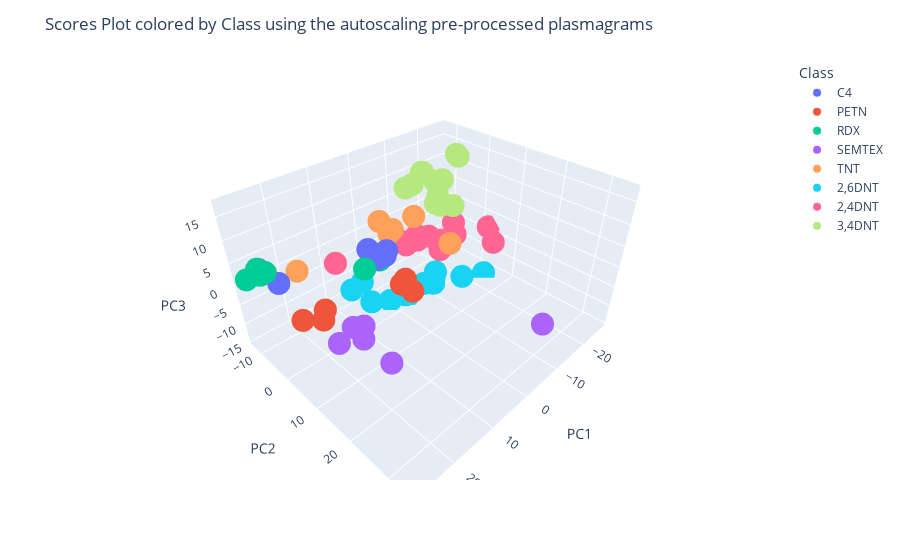

Notebook code cell kept with this figure:
### Code cell
# Plot 3D scores
fig = px.scatter_3d(scores, x='PC1', y='PC2', z='PC3',
                    color='Class', hover_data=['Class'], hover_name=scores.index)
fig.update_layout(
title_text='Scores Plot colored by Class using the autoscaling pre-processed plasmagrams')
fig.show()

### Figure 1 — Plotly figure (JSON) as saved in the notebook; plotly's stock layout.template omitted (floating-point values rounded to 4 significant figures)
{"data": [{"customdata": [["C4"], ["C4"], ["C4"], ["C4"], ["C4"], ["C4"]], "hovertemplate": "<b>%{hovertext}</b><br><br>Class=%{customdata[0]}<br>PC1=%{x}<br>PC2=%{y}<br>PC3=%{z}<extra></extra>", "hovertext": ["C4_7", "C4_8", "C4_9", "C4_10", "C4_11", "C4_12"], "legendgroup": "C4", "marker": {"color": "#636efa", "symbol": "circle"}, "mode": "markers", "name": "C4", "scene": "scene", "showlegend": true, "type": "scatter3d", "x": [24.88, 3.563, 23.0, 0.2111, 1.189, 4.36], "y": [-12.89, -2.537, -9.241, -3.378, -2.755, -4.43], "z": [2.129, -0.6307, -0.3485, -0.4605, -0.9947, 1.244]}, {"customdata": [["PETN"], ["PETN"], ["PETN"], ["PETN"], ["PETN"], ["PETN"]], "hovertemplate": "<b>%{hovertext}</b><br><br>Class=%{customdata[0]}<br>PC1=%{x}<br>PC2=%{y}<br>PC3=%{z}<extra></extra>", "hovertext": ["PETN_10", "PETN_11", "PETN_12", "PETN_13", "PETN_14", "PETN_15"], "legendgroup": "PETN", "marker": {"color": "#EF553B", "symbol": "circle"}, "mode": "markers", "name": "PETN", "scene": "scene", "showlegend": true, "type": "scatter3d", "x": [22.96, 23.32, 4.591, 26.67, 6.229, 5.318], "y": [6.852, 6.368, 7.388, 5.26, 8.022, 10.25], "z": [2.342, -0.04136, -0.2237, 1.243, -0.2622, -1.268]}, {"customdata": [["RDX"], ["RDX"], ["RDX"], ["RDX"], ["RDX"], ["RDX"]], "hovertemplate": "<b>%{hovertext}</b><br><br>Class=%{customdata[0]}<br>PC1=%{x}<br>PC2=%{y}<br>PC3=%{z}<extra></extra>", "hovertext": ["RDX_9", "RDX_10", "RDX_11", "RDX_12", "RDX_13", "RDX_14"], "legendgroup": "RDX", "marker": {"color": "#00cc96", "symbol": "circle"}, "mode": "markers", "name": "RDX", "scene": "scene", "showlegend": true, "type": "scatter3d", "x": [7.347, 2.026, 25.24, 24.19, 24.97, 27.79], "y": [-2.104, -3.679, -12.71, -11.58, -12.37, -12.4], "z": [-1.102, -2.192, 2.471, 1.701, 1.047, 1.386]}, {"customdata": [["SEMTEX"], ["SEMTEX"], ["SEMTEX"], ["SEMTEX"], ["SEMTEX"], ["SEMTEX"]], "hovertemplate": "<b>%{hovertext}</b><br><br>Class=%{customdata[0]}<br>PC1=%{x}<br>PC2=%{y}<br>PC3=%{z}<extra></extra>", "hovertext": ["SEMTEX_10", "SEMTEX_11", "SEMTEX_12", "SEMTEX_13", "SEMTEX_14", "SEMTEX_15"], "legendgroup": "SEMTEX", "marker": {"color": "#ab63fa", "symbol": "circle"}, "mode": "markers", "name": "SEMTEX", "scene": "scene", "showlegend": true, "type": "scatter3d", "x": [21.45, 20.97, 22.88, 25.25, 21.87, -3.951], "y": [12.6, 15.13, 17.43, 13.72, 23.03, 34.07], "z": [0.965, 2.572, 2.372, 0.5179, 0.2144, -0.7182]}, {"customdata": [["TNT"], ["TNT"], ["TNT"], ["TNT"], ["TNT"], ["TNT"]], "hovertemplate": "<b>%{hovertext}</b><br><br>Class=%{customdata[0]}<br>PC1=%{x}<br>PC2=%{y}<br>PC3=%{z}<extra></extra>", "hovertext": ["TNT_8", "TNT_9", "TNT_10", "TNT_11", "TNT_12", "TNT_13"], "legendgroup": "TNT", "marker": {"color": "#FFA15A", "symbol": "circle"}, "mode": "markers", "name": "TNT", "scene": "scene", "showlegend": true, "type": "scatter3d", "x": [-2.941, -2.165, -3.311, 19.3, -12.32, -9.099], "y": [-9.322, -5.183, -5.334, -8.06, 3.598, -4.629], "z": [3.074, 2.124, 2.497, 1.348, -1.101, 3.782]}, {"customdata": [["2,6DNT"], ["2,6DNT"], ["2,6DNT"], ["2,6DNT"], ["2,6DNT"], ["2,6DNT"], ["2,6DNT"], ["2,6DNT"], ["2,6DNT"], ["2,6DNT"], ["2,6DNT"], ["2,6DNT"]], "hovertemplate": "<b>%{hovertext}</b><br><br>Class=%{customdata[0]}<br>PC1=%{x}<br>PC2=%{y}<br>PC3=%{z}<extra></extra>", "hovertext": ["2,6DNT_1", "2,6DNT_2", "2,6DNT_3", "2,6DNT_4", "2,6DNT_5", "2,6DNT_6", "2,6DNT_7", "2,6DNT_8", "2,6DNT_9", "2,6DNT_10", "2,6DNT_11", "2,6DNT_12"], "legendgroup": "2,6DNT", "marker": {"color": "#19d3f3", "symbol": "circle"}, "mode": "markers", "name": "2,6DNT", "scene": "scene", "showlegend": true, "type": "scatter3d", "x": [5.369, -10.81, -3.542, -10.69, 4.424, -16.62, -7.733, 7.833, -2.781, 0.4152, -11.46, -23.96], "y": [-6.195, -0.01011, -1.331, 0.7056, -4.581, 3.77, -0.2437, -6.867, -1.051, -2.842, -0.5113, 4.496], "z": [-7.707, -13.27, -13.87, -9.507, -12.89, -12.27, -11.83, -8.887, -12.91, -13.75, -11.99, -14.51]}, {"customdata": [["2,4DNT"], ["2,4DNT"], ["2,4DNT"], ["2,4DNT"], ["2,4DNT"], ["2,4DNT"], ["2,4DNT"], ["2,4DNT"], ["2,4DNT"], ["2,4DNT"], ["2,4DNT"], ["2,4DNT"]], "hovertemplate": "<b>%{hovertext}</b><br><br>Class=%{customdata[0]}<br>PC1=%{x}<br>PC2=%{y}<br>PC3=%{z}<extra></extra>", "hovertext": ["2,4DNT_1", "2,4DNT_2", "2,4DNT_3", "2,4DNT_4", "2,4DNT_5", "2,4DNT_6", "2,4DNT_7", "2,4DNT_8", "2,4DNT_9", "2,4DNT_10", "2,4DNT_11", "2,4DNT_12"], "legendgroup": "2,4DNT", "marker": {"color": "#FF6692", "symbol": "circle"}, "mode": "markers", "name": "2,4DNT", "scene": "scene", "showlegend": true, "type": "scatter3d", "x": [-18.61, -9.388, -9.513, -14.37, -12.16, -10.79, -7.28, -8.225, 9.969, -18.29, -27.04, -23.79], "y": [-0.6245, -3.889, -4.211, -1.153, -2.981, 2.02, -5.379, -6.975, -8.712, -0.9504, 2.543, 6.859], "z": [-3.253, -2.266, -1.165, -3.262, -1.986, -2.74, -3.277, -3.587, -1.618, -0.08439, -3.365, -4.454]}, {"customdata": [["3,4DNT"], ["3,4DNT"], ["3,4DNT"], ["3,4DNT"], ["3,4DNT"], ["3,4DNT"], ["3,4DNT"], ["3,4DNT"], ["3,4DNT"], ["3,4DNT"], ["3,4DNT"], ["3,4DNT"]], "hovertemplate": "<b>%{hovertext}</b><br><br>Class=%{customdata[0]}<br>PC1=%{x}<br>PC2=%{y}<br>PC3=%{z}<extra></extra>", "hovertext": ["3,4DNT_1", "3,4DNT_2", "3,4DNT_3", "3,4DNT_4", "3,4DNT_5", "3,4DNT_6", "3,4DNT_7", "3,4DNT_8", "3,4DNT_9", "3,4DNT_10", "3,4DNT_11", "3,4DNT_12"], "legendgroup": "3,4DNT", "marker": {"color": "#B6E880", "symbol": "circle"}, "mode": "markers", "name": "3,4DNT", "scene": "scene", "showlegend": true, "type": "scatter3d", "x": [-11.5, -17.02, -8.344, -8.69, -17.29, -10.29, -10.12, -5.891, -7.616, -14.49, -12.92, -12.58], "y": [4.917, 0.9973, 2.89, 4.092, 0.2447, -2.837, -2.987, -3.565, -3.289, -1.118, -1.816, -0.5387], "z": [9.183, 17.27, 10.13, 9.934, 17.38, 14.55, 14.58, 12.19, 12.5, 12.04, 12.0, 9.02]}], "layout": {"legend": {"title": {"text": "Class"}, "tracegroupgap": 0}, "margin": {"t": 60}, "scene": {"domain": {"x": [0, 1], "y": [0, 1]}, "xaxis": {"title": {"text": "PC1"}}, "yaxis": {"title": {"text": "PC2"}}, "zaxis": {"title": {"text": "PC3"}}}, "title": {"text": "Scores Plot colored by Class using the autoscaling pre-processed plasmagrams"}}}
